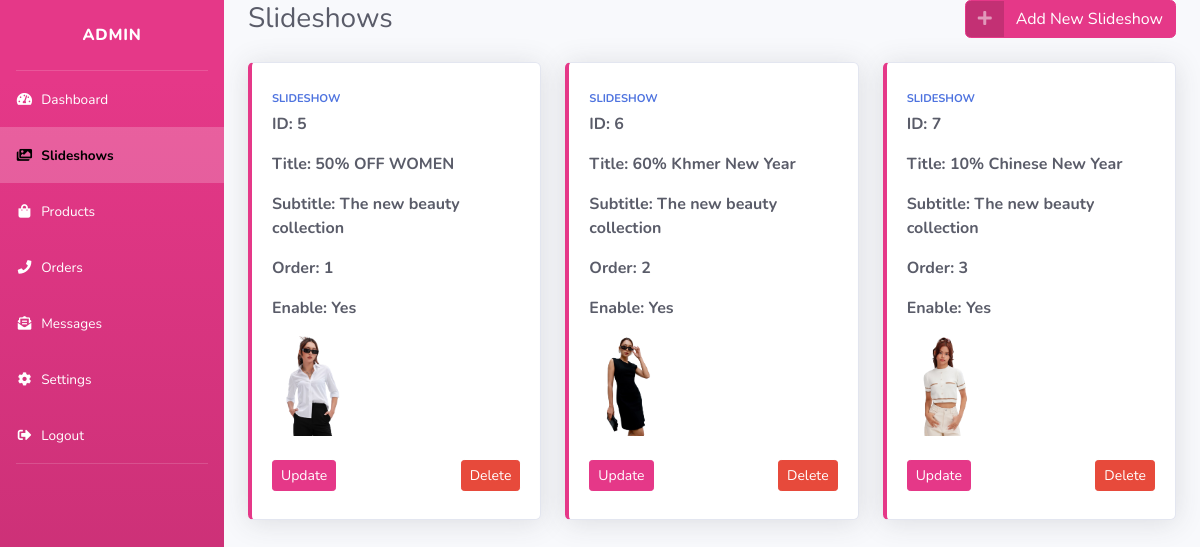
/admin/slideshows.php (signed in), run on the app's committed database.
### tables this page shows
CREATE TABLE `slideshows` (
  `ssid` int(11) NOT NULL,
  `title` varchar(500) NOT NULL,
  `subtitle` varchar(500) NOT NULL,
  `text` text NOT NULL,
  `img` varchar(50) NOT NULL,
  `ssorder` int(11) NOT NULL,
  `enable` char(1) NOT NULL,
  `link` varchar(500) NOT NULL
);

### admin/slideshows.php (the view, shortened to what this page needs)
<?php
require_once '../components/connect.php';
?>
<!DOCTYPE html>
<html lang="en">
<?php include "include/head.php" ?>
<body id="page-top">
<div id="wrapper">
    <ul class="navbar-nav bg-gradient-primary sidebar sidebar-dark accordion" id="accordionSidebar">
        <a class="sidebar-brand d-flex align-items-center justify-content-center" href="../admin/dashboard.php">
            <div class="sidebar-brand-text mx-3">Admin</div>
        </a>
        <hr class="sidebar-divider my-0">
        <?php include "include/nav.php" ?>
        <hr class="sidebar-divider">
    </ul>
    <div id="content-wrapper" class="d-flex flex-column">
        <div id="content">
            <div class="container-fluid">
                <section class="slideshows">
                    <div class="d-sm-flex align-items-center justify-content-between mb-4">
                        <h1 class="h3 mb-0 text-gray-800">Slideshows</h1>
                        <button class="btn btn-primary btn-icon-split" data-bs-toggle="modal" data-bs-target="#addSlideshowModal">
                            <span class="icon text-white-50"><i class="fas fa-plus"></i></span>
                            <span class="text">Add New Slideshow</span>
                        </button>
                    </div>
                    <div class="row">
                        <?php
                        $select_slideshows = $conn->prepare("SELECT * FROM `slideshows` ORDER BY ssorder ASC");
                        $select_slideshows->execute();
                        if ($select_slideshows->rowCount() > 0) {
                            while ($fetch_slideshow = $select_slideshows->fetch(PDO::FETCH_ASSOC)) {
                        ?>
                        <div class="col-xl-4 col-md-6 mb-4">
                            <div class="card border-left-primary shadow h-100 py-2">
                                <div class="card-body">
                                    <div class="text-xs font-weight-bold text-primary text-uppercase mb-1">
                                        Slideshow
                                    </div>
                                    <div class="mb-0 font-weight-bold text-gray-800">
                                        <p>ID: <span><?= $fetch_slideshow['ssid']; ?></span></p>
                                        <p>Title: <span><?= $fetch_slideshow['title']; ?></span></p>
                                        <p>Subtitle: <span><?= $fetch_slideshow['subtitle']; ?></span></p>
                                        <p>Order: <span><?= $fetch_slideshow['ssorder']; ?></span></p>
                                        <p>Enable: <span><?= $fetch_slideshow['enable'] == '1' ? 'Yes' : 'No'; ?></span></p>
                                        <img src="../uploaded_img/<?= $fetch_slideshow['img']; ?>" alt="<?= $fetch_slideshow['title']; ?>" class="img-fluid mb-2" style="max-height: 100px;">
                                        <div class="d-flex justify-content-between mt-3">
                                            <button class="btn btn-primary btn-sm" data-bs-toggle="modal" data-bs-target="#updateSlideshowModal<?= $fetch_slideshow['ssid']; ?>">Update</button>
                                            <a href="slideshows.php?delete=<?= $fetch_slideshow['ssid']; ?>" class="btn btn-danger btn-sm" onclick="return confirm('Delete this slideshow?');">Delete</a>
                                        </div>
                                    </div>
                                </div>
                            </div>
                        </div>
                        <?php
                            }
                        } else {
                            echo '<div class="col-12"><p class="text-muted text-center">No slideshows available!</p></div>';
                        }
                        ?>
                    </div>
                </section>
            </div>
        </div>
    </div>
</div>
</body>
</html>

### admin/include/head.php (style rules this page uses)
.bg-gradient-primary { background-color: #E53888 !important; background-image: linear-gradient(180deg, #E53888 10%, #C02D6F 100%) !important; }
.sidebar-brand-text, .nav-link, .nav-link i { color: #fff !important; }
.btn-primary { background-color: #E53888 !important; border-color: #E53888 !important; }
.border-left-primary { border-left: 0.25rem solid #E53888 !important; }

### data on the page
slideshows: ssid "5", title "50% OFF WOMEN", subtitle "The new beauty collection", ssorder "1", enable "Yes", img (picture)
slideshows: ssid "6", title "60% Khmer New Year", subtitle "The new beauty collection", ssorder "2", enable "Yes", img (picture)
slideshows: ssid "7", title "10% Chinese New Year", subtitle "The new beauty collection", ssorder "3", enable "Yes", img (picture)
